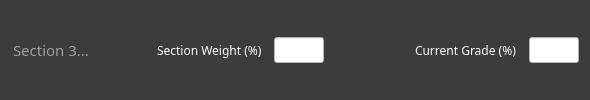
       <widget class="QFrame" name="input3Frame">
        <property name="styleSheet">
         <string notr="true">background-color: rgb(60, 60, 60);</string>
        </property>
        <property name="frameShape">
         <enum>QFrame::NoFrame</enum>
        </property>
        <property name="frameShadow">
         <enum>QFrame::Raised</enum>
        </property>
        <property name="lineWidth">
         <number>0</number>
        </property>
        <layout class="QHBoxLayout" name="horizontalLayout_3">
         <item>
          <widget class="QLineEdit" name="s3">
           <property name="font">
            <font>
             <family>Montserrat Medium</family>
             <pointsize>11</pointsize>
            </font>
           </property>
           <property name="styleSheet">
            <string notr="true">color: rgb(255, 255, 255);</string>
           </property>
           <property name="frame">
            <bool>false</bool>
           </property>
           <property name="placeholderText">
            <string>Section 3...</string>
           </property>
          </widget>
         </item>
         <item>
          <widget class="QLabel" name="label_6">
           <property name="font">
            <font>
             <family>Montserrat SemiBold</family>
             <pointsize>9</pointsize>
            </font>
           </property>
           <property name="styleSheet">
            <string notr="true">color: rgb(255, 255, 255);</string>
           </property>
           <property name="text">
            <string>Section Weight (%)  </string>
           </property>
          </widget>
         </item>
         <item>
          <widget class="QLineEdit" name="w3">
           <property name="maximumSize">
            <size>
             <width>50</width>
             <height>16777215</height>
            </size>
           </property>
           <property name="font">
            <font>
             <family>Montserrat SemiBold</family>
             <pointsize>10</pointsize>
            </font>
           </property>
           <property name="styleSheet">
            <string notr="true">background-color: rgb(255, 255, 255);
color: rgb(0, 0, 0);</string>
           </property>
           <property name="placeholderText">
            <string/>
           </property>
          </widget>
         </item>
         <item>
          <spacer name="horizontalSpacer_3">
           <property name="orientation">
            <enum>Qt::Horizontal</enum>
           </property>
           <property name="sizeType">
            <enum>QSizePolicy::Fixed</enum>
           </property>
           <property name="sizeHint" stdset="0">
            <size>
             <width>85</width>
             <height>20</height>
            </size>
           </property>
          </spacer>
         </item>
         <item>
          <widget class="QLabel" name="label_5">
           <property name="font">
            <font>
             <family>Montserrat SemiBold</family>
             <pointsize>9</pointsize>
            </font>
           </property>
           <property name="styleSheet">
            <string notr="true">color: rgb(255, 255, 255);</string>
           </property>
           <property name="text">
            <string>Current Grade (%)  </string>
           </property>
          </widget>
         </item>
         <item>
          <widget class="QLineEdit" name="g3">
           <property name="maximumSize">
            <size>
             <width>50</width>
             <height>16777215</height>
            </size>
           </property>
           <property name="font">
            <font>
             <family>Montserrat SemiBold</family>
             <pointsize>10</pointsize>
            </font>
           </property>
           <property name="styleSheet">
            <string notr="true">background-color: rgb(255, 255, 255);
color: rgb(0, 0, 0);</string>
           </property>
          </widget>
         </item>
        </layout>
       </widget>
